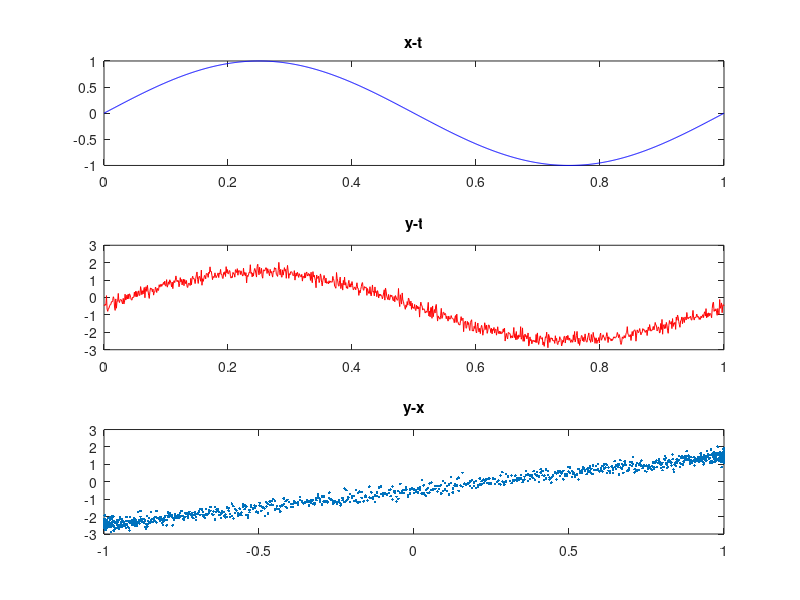

Here is the MATLAB script that generated this plot: (Note: this script raises an error after producing the figure.)
foo = load('p2.mat');
t=foo.t;
x=foo.x;
y=foo.y;
figure;
subplot(3,1,1);
plot(t,x,'b')
title ("x-t");

subplot(3,1,2);

plot(t,y,'r')
title ("y-t");
subplot(3,1,3);

plot(x,y,'.')
title ("y-x");



[aprim,bprim]=estimateCoefficients(x, y);
